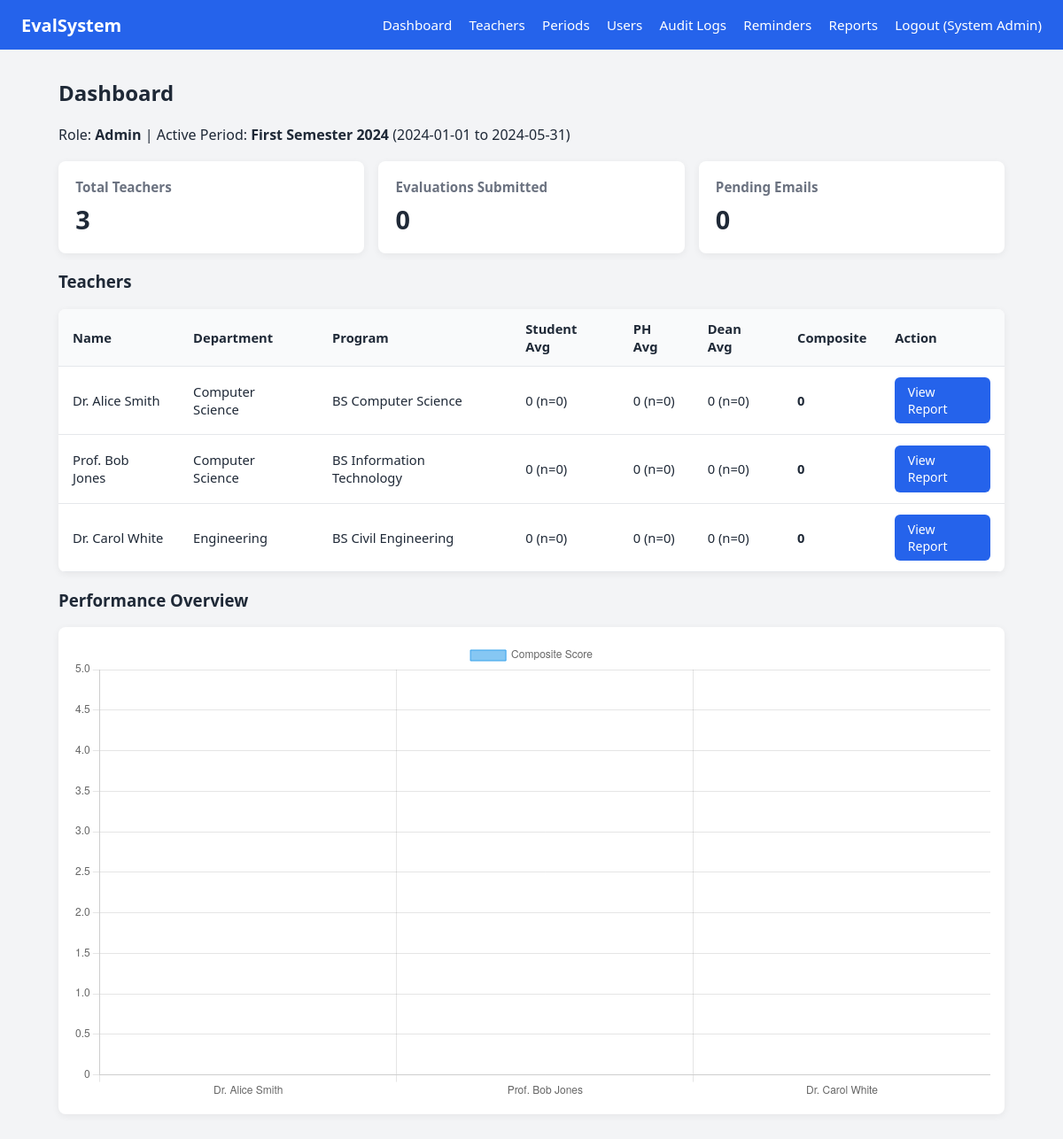
/dashboard.php (signed in), run on the app's committed database.
### tables this page shows
CREATE TABLE evaluation_periods (
    id INT AUTO_INCREMENT PRIMARY KEY,
    title VARCHAR(100) NOT NULL,
    start_date DATE NOT NULL,
    end_date DATE NOT NULL,
    is_active TINYINT(1) DEFAULT 1,
    created_at TIMESTAMP DEFAULT CURRENT_TIMESTAMP
);

CREATE TABLE teachers (
    id INT AUTO_INCREMENT PRIMARY KEY,
    full_name VARCHAR(100) NOT NULL,
    email VARCHAR(100) NOT NULL UNIQUE,
    department_id INT NOT NULL,
    program_id INT NULL,
    is_active TINYINT(1) DEFAULT 1,
    created_at TIMESTAMP DEFAULT CURRENT_TIMESTAMP,
    FOREIGN KEY (department_id) REFERENCES departments(id) ON DELETE CASCADE,
    FOREIGN KEY (program_id) REFERENCES programs(id) ON DELETE SET NULL
);

CREATE TABLE departments (
    id INT AUTO_INCREMENT PRIMARY KEY,
    name VARCHAR(100) NOT NULL,
    created_at TIMESTAMP DEFAULT CURRENT_TIMESTAMP
);

CREATE TABLE programs (
    id INT AUTO_INCREMENT PRIMARY KEY,
    department_id INT NOT NULL,
    name VARCHAR(100) NOT NULL,
    created_at TIMESTAMP DEFAULT CURRENT_TIMESTAMP,
    FOREIGN KEY (department_id) REFERENCES departments(id) ON DELETE CASCADE
);

### includes/functions.php (called while the page is built, shortened)
<?php
require_once __DIR__ . '/db.php';
function getTeacherScore($teacherId, $periodId = null) {
    global $pdo;
    $sql = "SELECT
        rater_role,
        AVG(teaching_clarity) as tc, AVG(engagement) as en, AVG(fairness) as fa,
        AVG(curriculum) as cu, AVG(assessment) as asmt, AVG(mentoring) as me,
        AVG(attendance) as at, AVG(commitment) as co, AVG(quality) as qu,
        COUNT(*) as cnt
    FROM evaluations WHERE teacher_id = ?";
    $params = [$teacherId];
    if ($periodId) {
        $sql .= " AND evaluation_period_id = ?";
        $params[] = $periodId;
    }
    $sql .= " GROUP BY rater_role";
    $stmt = $pdo->prepare($sql);
    $stmt->execute($params);
    $rows = $stmt->fetchAll();
    $studentAvg = 0; $studentCount = 0;
    $phAvg = 0; $phCount = 0;
    $deanAvg = 0; $deanCount = 0;
    $composite = 0;
    $totalWeight = 0;
    return [
        'student_avg' => round($studentAvg, 2),
        'student_count' => $studentCount,
        'ph_avg' => round($phAvg, 2),
        'ph_count' => $phCount,
        'dean_avg' => round($deanAvg, 2),
        'dean_count' => $deanCount,
        'composite' => round($composite, 2)
    ];
}
?>

### dashboard.php (the view, shortened to what this page needs)
<?php
require_once 'includes/db.php';
require_once 'includes/functions.php';
$role = $_SESSION['role'];
$userId = $_SESSION['user_id'];
$periodStmt = $pdo->query("SELECT * FROM evaluation_periods WHERE is_active = 1 ORDER BY end_date DESC LIMIT 1");
$activePeriod = $periodStmt->fetch();
$periodId = $activePeriod['id'] ?? null;
$teachers = [];
if ($role === 'student') {
    $stmt = $pdo->prepare("SELECT t.* FROM teachers t JOIN users u ON t.program_id = u.program_id WHERE u.id = ? AND t.is_active = 1");
    $stmt->execute([$userId]);
    $teachers = $stmt->fetchAll();
} elseif ($role === 'program_head') {
    $stmt = $pdo->prepare("SELECT t.* FROM teachers t JOIN users u ON t.department_id = u.department_id WHERE u.id = ? AND t.is_active = 1");
    $stmt->execute([$userId]);
    $teachers = $stmt->fetchAll();
} elseif (in_array($role, ['dean','admin'])) {
    $teachers = $pdo->query("SELECT * FROM teachers WHERE is_active = 1")->fetchAll();
}
$scoreData = [];
foreach ($teachers as $t) {
    $scoreData[$t['id']] = getTeacherScore($t['id'], $periodId);
}
$evaluated = [];
?>
<!DOCTYPE html>
<html lang="en">
<head>
    <link rel="stylesheet" href="assets/css/style.css">
</head>
<body>
<nav class="navbar">
    <div class="brand">EvalSystem</div>
    <ul>
        <li><a href="dashboard.php">Dashboard</a></li>
        <?php if ($role === 'admin'): ?>
        <li><a href="admin/teachers.php">Teachers</a></li>
        <li><a href="admin/periods.php">Periods</a></li>
        <li><a href="admin/users.php">Users</a></li>
        <li><a href="admin/audit.php">Audit Logs</a></li>
        <li><a href="admin/reminders.php">Reminders</a></li>
        <?php endif; ?>
        <?php if ($role !== 'student'): ?>
        <li><a href="reports.php">Reports</a></li>
        <?php endif; ?>
        <li><a href="logout.php">Logout (<?php echo htmlspecialchars($_SESSION['full_name']); ?>)</a></li>
    </ul>
</nav>
<div class="container">
    <h2>Dashboard</h2>
    <p>Role: <strong><?php echo ucfirst($role); ?></strong>
    <?php if ($activePeriod): ?> | Active Period: <strong><?php echo htmlspecialchars($activePeriod['title']); ?></strong> (<?php echo $activePeriod['start_date']; ?> to <?php echo $activePeriod['end_date']; ?>)<?php endif; ?></p>
    <?php if ($role === 'admin'): ?>
    <div class="cards">
        <div class="card">
            <h3>Total Teachers</h3>
            <p class="big"><?php echo count($teachers); ?></p>
        </div>
        <div class="card">
            <h3>Evaluations Submitted</h3>
            <p class="big"><?php echo $pdo->query("SELECT COUNT(*) FROM evaluations" . ($periodId ? " WHERE evaluation_period_id = $periodId" : ""))->fetchColumn(); ?></p>
        </div>
        <div class="card">
            <h3>Pending Emails</h3>
            <p class="big"><?php echo $pdo->query("SELECT COUNT(*) FROM email_queue WHERE status = 'pending'")->fetchColumn(); ?></p>
        </div>
    </div>
    <?php endif; ?>
    <h3>Teachers</h3>
    <table class="data-table">
        <thead>
            <tr><th>Name</th><th>Department</th><th>Program</th>
            <?php if ($role !== 'student'): ?><th>Student Avg</th><th>PH Avg</th><th>Dean Avg</th><th>Composite</th><?php endif; ?>
            <th>Action</th></tr>
        </thead>
        <tbody>
        <?php foreach ($teachers as $t):
            $dept = $pdo->prepare("SELECT name FROM departments WHERE id = ?");
            $dept->execute([$t['department_id']]);
            $deptName = $dept->fetchColumn() ?? 'N/A';
            $prog = $pdo->prepare("SELECT name FROM programs WHERE id = ?");
            $prog->execute([$t['program_id'] ?? 0]);
            $progName = $prog->fetchColumn() ?? 'All';
            $sc = $scoreData[$t['id']] ?? null;
        ?>
        <tr>
            <td><?php echo htmlspecialchars($t['full_name']); ?></td>
            <td><?php echo htmlspecialchars($deptName); ?></td>
            <td><?php echo htmlspecialchars($progName); ?></td>
            <?php if ($role !== 'student'): ?>
            <td><?php echo $sc ? $sc['student_avg'] . " (n=" . $sc['student_count'] . ")" : '-'; ?></td>
            <td><?php echo $sc ? $sc['ph_avg'] . " (n=" . $sc['ph_count'] . ")" : '-'; ?></td>
            <td><?php echo $sc ? $sc['dean_avg'] . " (n=" . $sc['dean_count'] . ")" : '-'; ?></td>
            <td><strong><?php echo $sc ? $sc['composite'] : '-'; ?></strong></td>
            <?php endif; ?>
            <td>
                <?php if ($role !== 'admin'): ?>
                    <?php if (in_array($t['id'], $evaluated)): ?>
                        <span class="badge success">Evaluated</span>
                    <?php else: ?>
                        <a class="btn" href="evaluate.php?teacher_id=<?php echo $t['id']; ?>">Evaluate</a>
                    <?php endif; ?>
                <?php else: ?>
                    <a class="btn" href="reports.php?teacher_id=<?php echo $t['id']; ?>">View Report</a>
                <?php endif; ?>
            </td>
        </tr>
        <?php endforeach; ?>
        </tbody>
    </table>
    <?php if (in_array($role, ['admin','dean','program_head'])): ?>
    <h3>Performance Overview</h3>
    <div class="chart-container">
        <canvas id="scoreChart"></canvas>
    </div>
    <script>
    const ctx = document.getElementById('scoreChart').getContext('2d');
    const labels = <?php echo json_encode(array_map(fn($t)=>$t['full_name'], $teachers)); ?>;
    const compositeScores = <?php echo json_encode(array_map(fn($t)=>($scoreData[$t['id']]['composite'] ?? 0), $teachers)); ?>;
    new Chart(ctx, {
        type: 'bar',
        data: {
            labels: labels,
            datasets: [{
                label: 'Composite Score',
                data: compositeScores,
                backgroundColor: 'rgba(54, 162, 235, 0.6)',
                borderColor: 'rgba(54, 162, 235, 1)',
                borderWidth: 1
            }]
        },
        options: {
            responsive: true,
            scales: { y: { beginAtZero: true, max: 5 } }
        }
    });
    </script>
    <?php endif; ?>
</div>
</body>
</html>

### assets/css/style.css (style rules this page uses)
:root { --primary: #2563eb; --primary-dark: #1d4ed8; --success: #16a34a; --danger: #dc2626; --bg: #f3f4f6; --card: #ffffff; --text: #1f2937; --muted: #6b7280; }
* { box-sizing: border-box; }
body { margin: 0; font-family: 'Segoe UI', Tahoma, Geneva, Verdana, sans-serif; background: var(--bg); color: var(--text); }
.navbar { background: var(--primary); color: #fff; display: flex; justify-content: space-between; align-items: center; padding: 0 1.5rem; height: 56px; }
.navbar .brand { font-weight: 700; font-size: 1.25rem; }
.navbar ul { list-style: none; display: flex; gap: 1.2rem; margin: 0; padding: 0; }
.navbar a { color: #fff; text-decoration: none; font-size: 0.95rem; }
.container { max-width: 1100px; margin: 2rem auto; padding: 0 1rem; }
.cards { display: grid; grid-template-columns: repeat(auto-fit, minmax(180px, 1fr)); gap: 1rem; margin: 1.2rem 0; }
.card { background: var(--card); padding: 1.2rem; border-radius: 8px; box-shadow: 0 2px 8px rgba(0,0,0,0.06); }
.card h3 { margin: 0 0 0.4rem; font-size: 0.95rem; color: var(--muted); }
.card .big { font-size: 1.8rem; font-weight: 700; margin: 0; }
.data-table { width: 100%; border-collapse: collapse; background: var(--card); border-radius: 8px; overflow: hidden; box-shadow: 0 2px 8px rgba(0,0,0,0.06); margin: 1rem 0; }
.data-table th, .data-table td { padding: 0.75rem 1rem; text-align: left; border-bottom: 1px solid #e5e7eb; font-size: 0.92rem; }
.data-table th { background: #f9fafb; font-weight: 600; }
.btn { display: inline-block; padding: 0.45rem 0.9rem; background: var(--primary); color: #fff; text-decoration: none; border-radius: 6px; font-size: 0.88rem; border: none; cursor: pointer; }
.chart-container { background: var(--card); padding: 1rem; border-radius: 8px; box-shadow: 0 2px 8px rgba(0,0,0,0.06); margin: 1rem 0; }

### data on the page
evaluation_periods: title "First Semester 2024", start_date "2024-01-01", end_date "2024-05-31"
teachers: full_name "Dr. Alice Smith", department.name "Computer Science", program.name "BS Computer Science", student_avg "0", student_count "0", ph_avg "0", ph_count "0", dean_avg "0", dean_count "0", composite "0"
teachers: full_name "Prof. Bob Jones", department.name "Computer Science", program.name "BS Information Technology", student_avg "0", student_count "0", ph_avg "0", ph_count "0", dean_avg "0", dean_count "0", composite "0"
teachers: full_name "Dr. Carol White", department.name "Engineering", program.name "BS Civil Engineering", student_avg "0", student_count "0", ph_avg "0", ph_count "0", dean_avg "0", dean_count "0", composite "0"

### other printed values
$_SESSION['full_name'] "System Admin"
$role "Admin"
count($teachers) "3"
chart data {{ json_encode(array_map(fn($t)=>$t['full_name'], $teachers)) }} ["Dr. Alice Smith","Prof. Bob Jones","Dr. Carol White"]
